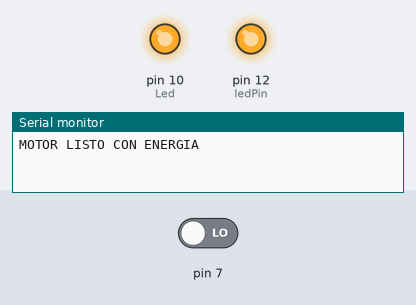
Bench run of a sketch on a simulated Arduino Uno, built with avr-gcc and run on an emulated ATmega328P. Parts: output pins drawn as LEDs (lit = HIGH), the last lines printed to the serial monitor. The test bench sets the inputs (shaded band); at power-on: pin 7 LOW.

Above: at 0.1 s.
At 4.2 s:
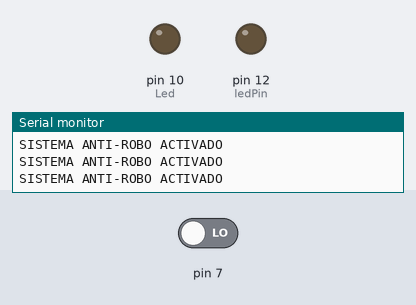
4.3 s: pin 7 driven HIGH
At 5.2 s:
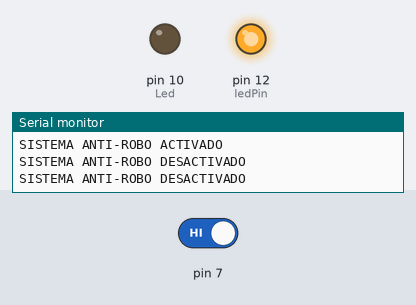
Timing chart, 0 to 7.3 s (numbered marks = the images above; inputs shaded):
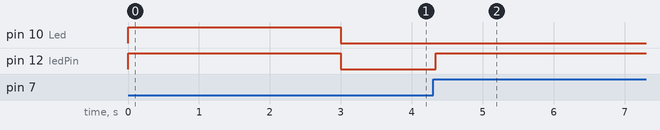

Measured:
- after the input at 4.3 s, pin 12 (ledPin): LOW → HIGH at once

The sketch:

Corta_Corriente_Automatico.ino
```cpp
int digitalSensor = 0;
int ledPin = 12;
int Led = 10;

void setup()
{
  Serial.begin(9600);
  pinMode(7, INPUT);
  pinMode(ledPin, OUTPUT);
  pinMode(Led, OUTPUT);
  digitalWrite (ledPin, HIGH);
  digitalWrite(Led, HIGH);
  Serial.println("MOTOR LISTO CON ENERGIA");
  delay(3000);
}

void loop()
{
  digitalSensor=digitalRead(7);
  while(digitalSensor == HIGH) //sensor con 5v
  {
    digitalWrite(Led, LOW);
    Serial.println("SISTEMA ANTI-ROBO DESACTIVADO");
    digitalWrite(ledPin, HIGH); //Desactivado Normalmente Cerrado Logica Inversa Led Verde Apagado
    delay(500);
  }
    digitalWrite(ledPin, LOW);  //Activado Normalmente Abierto Logica Inversa (Led Verde Encendido
    Serial.println("SISTEMA ANTI-ROBO ACTIVADO");
    digitalWrite(Led, LOW);
//    delay(20000);

}
```
